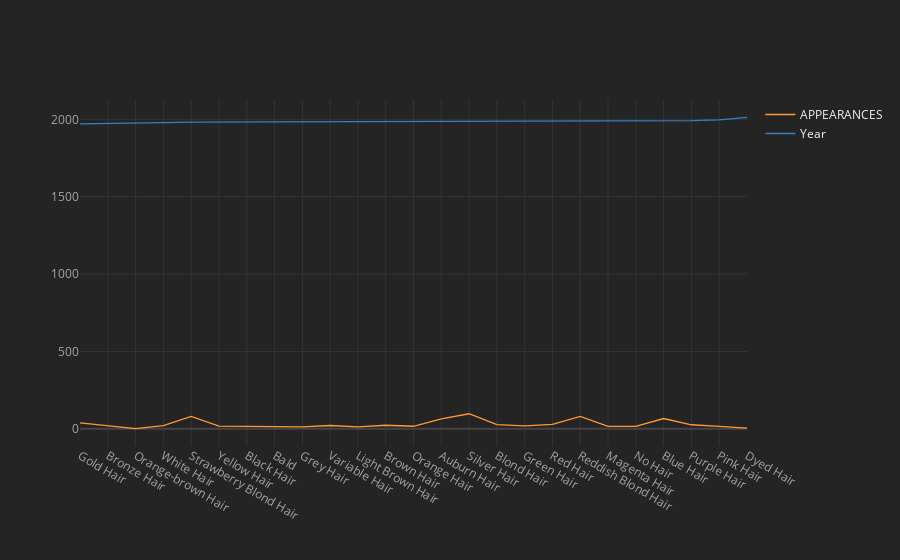

Notebook code for this chart:
### Code cell
behaviour.mean().sort_values(by="Year").iplot(kind="scatter")

### Figure 1 — Plotly figure (JSON) as saved in the notebook; plotly's stock layout.template omitted (floating-point values rounded to 4 significant figures)
{"data": [{"line": {"color": "rgba(255, 153, 51, 1.0)", "dash": "solid", "shape": "linear", "width": 1.3}, "mode": "lines", "name": "APPEARANCES", "text": "", "type": "scatter", "x": ["Gold Hair", "Bronze Hair", "Orange-brown Hair", "White Hair", "Strawberry Blond Hair", "Yellow Hair", "Black Hair", "Bald", "Grey Hair", "Variable Hair", "Light Brown Hair", "Brown Hair", "Orange Hair", "Auburn Hair", "Silver Hair", "Blond Hair", "Green Hair", "Red Hair", "Reddish Blond Hair", "Magenta Hair", "No Hair", "Blue Hair", "Purple Hair", "Pink Hair", "Dyed Hair"], "y": [38.88, 18, 1, 20.2, 79.83, 17.67, 17.28, 16.8, 13.27, 21.68, 12.17, 23.37, 16.79, 64.57, 97.57, 27.11, 19.24, 28.59, 80.33, 15.8, 15.86, 66.77, 26.39, 16.07, 5]}, {"line": {"color": "rgba(55, 128, 191, 1.0)", "dash": "solid", "shape": "linear", "width": 1.3}, "mode": "lines", "name": "Year", "text": "", "type": "scatter", "x": ["Gold Hair", "Bronze Hair", "Orange-brown Hair", "White Hair", "Strawberry Blond Hair", "Yellow Hair", "Black Hair", "Bald", "Grey Hair", "Variable Hair", "Light Brown Hair", "Brown Hair", "Orange Hair", "Auburn Hair", "Silver Hair", "Blond Hair", "Green Hair", "Red Hair", "Reddish Blond Hair", "Magenta Hair", "No Hair", "Blue Hair", "Purple Hair", "Pink Hair", "Dyed Hair"], "y": [1970.0, 1972, 1973, 1979.0, 1982.0, 1982.0, 1983.0, 1983.0, 1983.0, 1983.0, 1984, 1985.0, 1985.0, 1985.0, 1986.0, 1987.0, 1987.0, 1988.0, 1988.0, 1990.0, 1990.0, 1991.0, 1992.0, 1996.0, 2013]}], "layout": {"legend": {"bgcolor": "#242424", "font": {"color": "#F4F4F4"}}, "paper_bgcolor": "#242424", "plot_bgcolor": "#242424", "title": {"font": {"color": "#F4F4F4"}}, "xaxis": {"gridcolor": "#343434", "showgrid": true, "tickfont": {"color": "#A4A4A4"}, "title": {"font": {"color": "#A4A4A4"}, "text": ""}, "zerolinecolor": "#444444"}, "yaxis": {"gridcolor": "#343434", "showgrid": true, "tickfont": {"color": "#A4A4A4"}, "title": {"font": {"color": "#A4A4A4"}, "text": ""}, "zerolinecolor": "#444444"}}}
